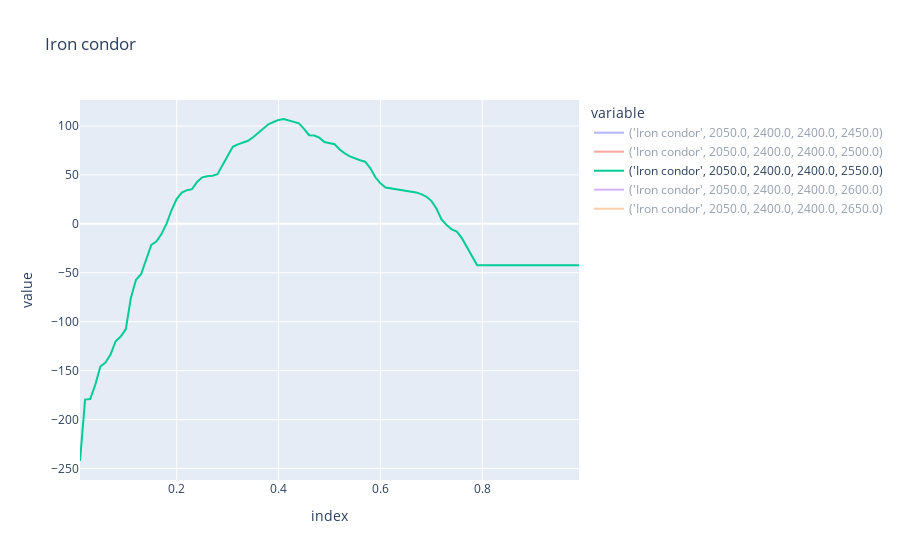

Source (notebook cell):
### Code cell
strategy = 'Iron condor'
val1, val2, val3, val4 = 2050,2400,2400,2550
menu_slice = menu.menu_quantiles.loc[pd.IndexSlice[strategy,val1,val2,val3,:],:].T

menu_slice.columns = [str(i) for i in menu_slice.columns.to_flat_index()]

plot_df = menu_slice.copy()

px.line(plot_df,height = 500,title = strategy)
